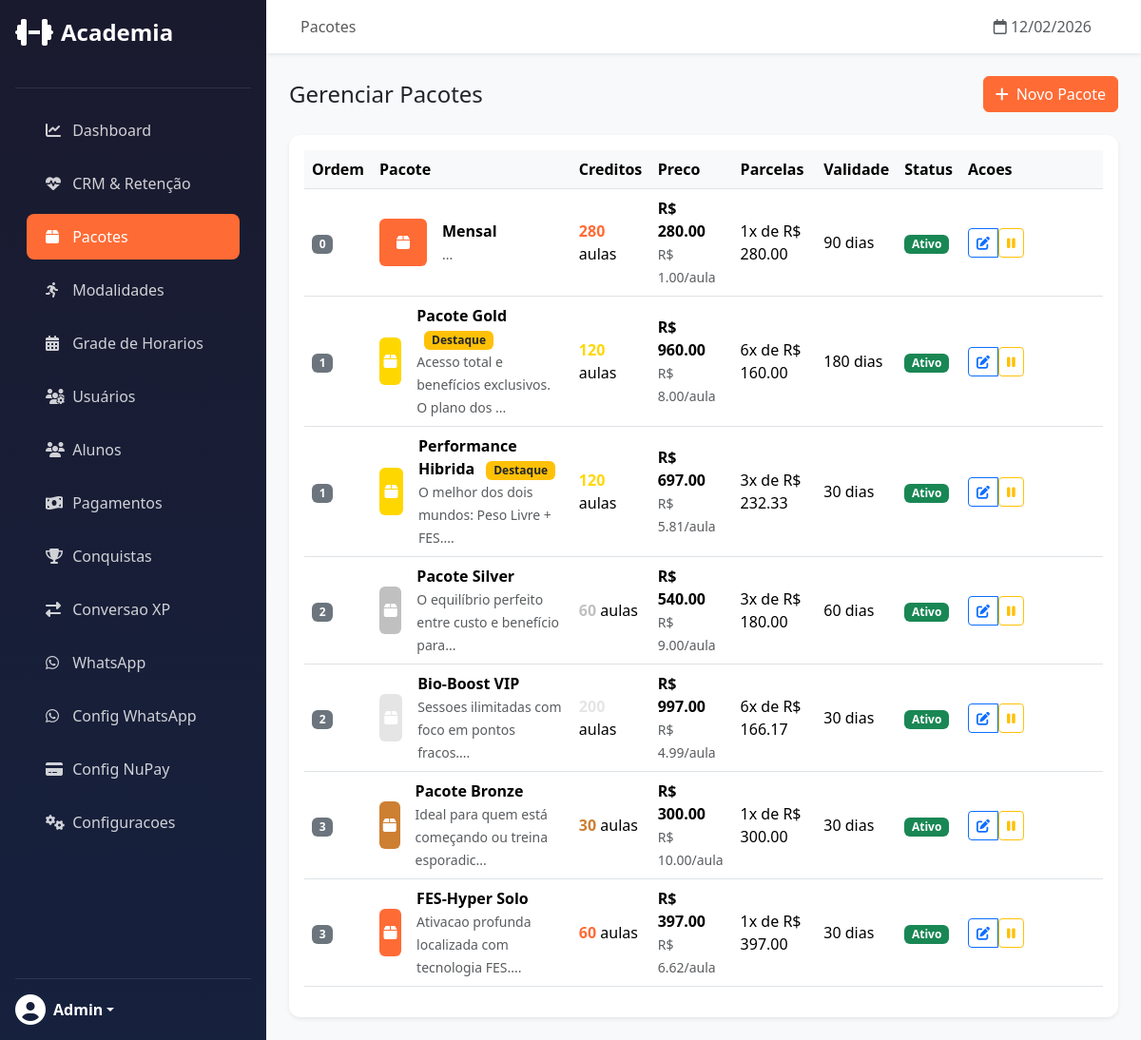
/admin/packages/ (signed in), run on the app's committed database.
### app/models/user.py (models this page shows, shortened)
class User(UserMixin, db.Model):
    __tablename__ = 'users'
    id = db.Column(db.Integer, primary_key=True)
    name = db.Column(db.String(100), nullable=False)
    email = db.Column(db.String(120), unique=True, nullable=False)
    phone = db.Column(db.String(20), nullable=False)
    password_hash = db.Column(db.String(256), nullable=False)
    cpf = db.Column(db.String(14), nullable=True)  # Formato: 123.456.789-00
    gender = db.Column(db.Enum(Gender), nullable=True)
    role = db.Column(db.String(20), default='student')
    xp = db.Column(db.Integer, default=0)  # XP total historico (para ranking)
    level = db.Column(db.Integer, default=1)
    xp_available = db.Column(db.Integer, default=0)  # XP disponivel para conversao (janela 3 meses)
    credits_balance = db.Column(db.Integer, default=0)  # Total de creditos ativos (wallets)
    face_encoding = db.Column(db.LargeBinary, nullable=True)
    face_encoding_version = db.Column(db.String(10), default='v1')
    face_registered_at = db.Column(db.DateTime, nullable=True)
    face_last_recognized = db.Column(db.DateTime, nullable=True)
    face_confidence_threshold = db.Column(db.Float, default=0.6)
    photo_url = db.Column(db.String(255))
    professional_type = db.Column(db.Enum(ProfessionalType), nullable=True)
    base_commission_rate = db.Column(db.Numeric(5, 2), nullable=True)
    is_active = db.Column(db.Boolean, default=True)
    created_at = db.Column(db.DateTime, default=datetime.utcnow)
    updated_at = db.Column(db.DateTime, default=datetime.utcnow, onupdate=datetime.utcnow)
    last_login = db.Column(db.DateTime)

### app/models/package.py (models this page shows, shortened)
class Package(db.Model):
    __tablename__ = 'packages'
    id = db.Column(db.Integer, primary_key=True)
    name = db.Column(db.String(100), nullable=False)
    description = db.Column(db.Text)
    credits = db.Column(db.Integer, nullable=False)
    price = db.Column(db.Numeric(10, 2), nullable=False)
    installments = db.Column(db.Integer, default=1)  # Quantas parcelas
    installment_price = db.Column(db.Numeric(10, 2))  # Preco por parcela
    validity_days = db.Column(db.Integer, nullable=False)  # Ex: 90 dias
    photo_url = db.Column(db.String(255))
    color = db.Column(db.String(7), default='#FF6B35')
    is_featured = db.Column(db.Boolean, default=False)  # Destaque
    display_order = db.Column(db.Integer, default=0)
    badge = db.Column(db.String(50))  # Ex: "MAIS VENDIDO", "NOVO"
    extra_benefits = db.Column(db.JSON)  # Ex: ["Toalha gratis", "Garrafinha"]
    is_recurring = db.Column(db.Boolean, default=False)  # Se é pacote recorrente
    recurring_interval_days = db.Column(db.Integer, default=30)  # Intervalo entre cobranças
    welcome_xp_bonus = db.Column(db.Integer, default=0)  # Bônus XP na primeira compra
    is_active = db.Column(db.Boolean, default=True)
    created_at = db.Column(db.DateTime, default=datetime.utcnow)
    updated_at = db.Column(db.DateTime, default=datetime.utcnow, onupdate=datetime.utcnow)
    subscriptions = db.relationship('Subscription', backref='package', lazy=True)
    @property
    def price_per_credit(self):
        return float(self.price) / self.credits

### app/routes/admin/packages.py (the view)
@packages_bp.route('/')
@login_required
@admin_required
def list_packages():
    packages = Package.query.order_by(Package.display_order, Package.id).all()
    return render_template('admin/packages/list.html', packages=packages)

### app/routes/admin/dashboard.py (called while the page is built)
def admin_required(f):
    @wraps(f)
    def decorated_function(*args, **kwargs):
        if not current_user.is_authenticated or current_user.role != 'admin':
            abort(403)
        return f(*args, **kwargs)
    return decorated_function

### app/templates/admin/packages/list.html (shortened to what this page needs)
{% extends "admin/base.html" %}
{% block page_title %}Pacotes{% endblock %}
{% block content %}
<div class="d-flex justify-content-between align-items-center mb-4">
    <h4 class="mb-0">Gerenciar Pacotes</h4>
    <a href="{{ url_for('admin_packages.create_package') }}" class="btn btn-primary">
        <i class="fas fa-plus me-2"></i>Novo Pacote
    </a>
</div>
<div class="card">
    <div class="card-body">
        {% if packages %}
        <div class="table-responsive">
            <table class="table table-hover align-middle">
                <thead>
                    <tr>
                        <th style="width: 60px;">Ordem</th>
                        <th>Pacote</th>
                        <th>Creditos</th>
                        <th>Preco</th>
                        <th>Parcelas</th>
                        <th>Validade</th>
                        <th>Status</th>
                        <th style="width: 150px;">Acoes</th>
                    </tr>
                </thead>
                <tbody>
                    {% for package in packages %}
                    <tr class="{{ 'table-secondary' if not package.is_active }}">
                        <td>
                            <span class="badge bg-secondary">{{ package.display_order }}</span>
                        </td>
                        <td>
                            <div class="d-flex align-items-center">
                                {% if package.photo_url %}
                                <img src="{{ url_for('static', filename='uploads/packages/' + package.photo_url) }}"
                                     class="rounded me-3" style="width: 50px; height: 50px; object-fit: cover;">
                                {% else %}
                                <div class="rounded me-3 d-flex align-items-center justify-content-center"
                                     style="width: 50px; height: 50px; background-color: {{ package.color }};">
                                    <i class="fas fa-box text-white"></i>
                                </div>
                                {% endif %}
                                <div>
                                    <strong>{{ package.name }}</strong>
                                    {% if package.is_featured %}
                                    <span class="badge bg-warning text-dark ms-2">Destaque</span>
                                    {% endif %}
                                    <br>
                                    <small class="text-muted">{{ package.description[:50] }}...</small>
                                </div>
                            </div>
                        </td>
                        <td>
                            <span class="fw-bold" style="color: {{ package.color }};">{{ package.credits }}</span> aulas
                        </td>
                        <td>
                            <strong>R$ {{ "%.2f"|format(package.price) }}</strong>
                            <br>
                            <small class="text-muted">R$ {{ "%.2f"|format(package.price_per_credit) }}/aula</small>
                        </td>
                        <td>
                            {{ package.installments }}x de R$ {{ "%.2f"|format(package.installment_price) }}
                        </td>
                        <td>{{ package.validity_days }} dias</td>
                        <td>
                            {% if package.is_active %}
                            <span class="badge bg-success">Ativo</span>
                            {% else %}
                            <span class="badge bg-secondary">Inativo</span>
                            {% endif %}
                        </td>
                        <td>
                            <div class="btn-group">
                                <a href="{{ url_for('admin_packages.edit_package', id=package.id) }}"
                                   class="btn btn-sm btn-outline-primary" title="Editar">
                                    <i class="fas fa-edit"></i>
                                </a>
                                <form action="{{ url_for('admin_packages.toggle_package', id=package.id) }}"
                                      method="POST" class="d-inline">
                                    <button type="submit" class="btn btn-sm btn-outline-{{ 'warning' if package.is_active else 'success' }}"
                                            title="{{ 'Desativar' if package.is_active else 'Ativar' }}">
                                        <i class="fas fa-{{ 'pause' if package.is_active else 'play' }}"></i>
                                    </button>
                                </form>
                            </div>
                        </td>
                    </tr>
                    {% endfor %}
                </tbody>
            </table>
        </div>
        {% endif %}
    </div>
</div>
{% endblock %}

### app/templates/admin/base.html (shortened to what this page needs)
{% extends "base.html" %}
{% block body %}
<div class="d-flex">
    <nav class="sidebar d-flex flex-column p-3" style="width: 280px;">
        <a href="{{ url_for('admin.dashboard') }}"
            class="d-flex align-items-center mb-4 text-white text-decoration-none">
            <i class="fas fa-dumbbell fa-2x me-2"></i>
            <span class="fs-4 fw-bold">Academia</span>
        </a>
        <hr class="border-secondary">
        <ul class="nav nav-pills flex-column mb-auto">
            <li class="nav-item">
                <a href="{{ url_for('admin.dashboard') }}"
                    class="nav-link {% if request.endpoint == 'admin.dashboard' %}active{% endif %}">
                    <i class="fas fa-chart-line"></i> Dashboard
                </a>
            </li>
            <li class="nav-item">
                <a href="{{ url_for('crm.dashboard') }}"
                    class="nav-link {% if 'crm' in request.endpoint %}active{% endif %}">
                    <i class="fas fa-heartbeat"></i> CRM & Retenção
                </a>
            </li>
            <li class="nav-item">
                <a href="{{ url_for('admin_packages.list_packages') }}"
                    class="nav-link {% if 'packages' in request.endpoint %}active{% endif %}">
                    <i class="fas fa-box"></i> Pacotes
                </a>
            </li>
            <li class="nav-item">
                <a href="{{ url_for('admin_modalities.list_modalities') }}"
                    class="nav-link {% if 'modalities' in request.endpoint %}active{% endif %}">
                    <i class="fas fa-running"></i> Modalidades
                </a>
            </li>
            <li class="nav-item">
                <a href="{{ url_for('admin_schedules.list_schedules') }}"
                    class="nav-link {% if 'schedules' in request.endpoint %}active{% endif %}">
                    <i class="fas fa-calendar-alt"></i> Grade de Horarios
                </a>
            </li>
            <li class="nav-item">
                <a href="{{ url_for('admin_users.list_users') }}"
                    class="nav-link {% if 'users' in request.endpoint %}active{% endif %}">
                    <i class="fas fa-users-cog"></i> Usuários
                </a>
            </li>
            <li class="nav-item">
                <a href="{{ url_for('admin_users.list_users', role='student') }}"
                    class="nav-link {% if 'users' in request.endpoint and request.args.get('role') == 'student' %}active{% endif %}">
                    <i class="fas fa-users"></i> Alunos
                </a>
            </li>
            <li class="nav-item">
                <a href="{{ url_for('admin_payments.pending_payments') }}"
                    class="nav-link {% if 'payments' in request.endpoint %}active{% endif %}">
                    <i class="fas fa-money-bill-wave"></i> Pagamentos
                </a>
            </li>
            <li class="nav-item">
                <a href="{{ url_for('admin_achievements.list_achievements') }}"
                    class="nav-link {% if 'achievements' in request.endpoint %}active{% endif %}">
                    <i class="fas fa-trophy"></i> Conquistas
                </a>
            </li>
            <li class="nav-item">
                <a href="{{ url_for('admin_conversion_rules.list_rules') }}"
                    class="nav-link {% if 'conversion_rules' in request.endpoint %}active{% endif %}">
                    <i class="fas fa-exchange-alt"></i> Conversao XP
                </a>
            </li>
            <li class="nav-item">
                <a href="{{ url_for('admin_whatsapp.list_templates') }}"
                    class="nav-link {% if 'whatsapp' in request.endpoint and 'megaapi' not in request.endpoint %}active{% endif %}">
                    <i class="fab fa-whatsapp"></i> WhatsApp
                </a>
            </li>
            <li class="nav-item">
                <a href="{{ url_for('admin_megaapi.settings') }}"
                    class="nav-link {% if 'megaapi' in request.endpoint %}active{% endif %}">
                    <i class="fab fa-whatsapp"></i> Config WhatsApp
                </a>
            </li>
            <li class="nav-item">
                <a href="{{ url_for('admin_nupay.settings') }}"
                    class="nav-link {% if 'nupay' in request.endpoint %}active{% endif %}">
                    <i class="fas fa-credit-card"></i> Config NuPay
                </a>
            </li>
            <li class="nav-item">
                <a href="{{ url_for('admin_settings.index') }}"
                    class="nav-link {% if 'settings' in request.endpoint and 'megaapi' not in request.endpoint %}active{% endif %}">
                    <i class="fas fa-cogs"></i> Configuracoes
                </a>
            </li>
        </ul>
        <hr class="border-secondary">
        <div class="dropdown">
            <a href="#" class="d-flex align-items-center text-white text-decoration-none dropdown-toggle"
                data-bs-toggle="dropdown">
                <i class="fas fa-user-circle fa-2x me-2"></i>
                <strong>{{ current_user.name }}</strong>
            </a>
        </div>
    </nav>
    <main class="main-content flex-grow-1">
        <nav class="navbar navbar-expand-lg navbar-light bg-white shadow-sm px-4">
            <div class="container-fluid">
                <span class="navbar-text">
                    {% block page_title %}Dashboard{% endblock %}
                </span>
                <div class="d-flex align-items-center">
                    <span class="text-muted me-3">
                        <i class="far fa-calendar"></i> {{ now().strftime('%d/%m/%Y') }}
                    </span>
                </div>
            </div>
        </nav>
        <div class="p-4">
            {% block content %}{% endblock %}
        </div>
    </main>
</div>
{% endblock %}

### app/templates/admin/base.html (style rules this page uses)
.sidebar { min-height: 100vh; background: linear-gradient(180deg, #1a1a2e 0%, #16213e 100%); }
.sidebar .nav-link { color: rgba(255, 255, 255, 0.8); padding: 12px 20px; border-radius: 8px; margin: 4px 12px; transition: all 0.3s; }
.sidebar .nav-link.active { background: var(--primary-color); color: #fff; }
.sidebar .nav-link i { width: 24px; }
.main-content { background-color: #f8f9fa; min-height: 100vh; }
.card { border: none; box-shadow: 0 0.125rem 0.25rem rgba(0, 0, 0, 0.075); border-radius: 12px; }
.table th { font-weight: 600; background-color: #f8f9fa; }

### app/templates/base.html (style rules this page uses)
:root { --primary-color: #FF6B35; --secondary-color: #004E89; }
body { min-height: 100vh; display: flex; flex-direction: column; }
.btn-primary { background-color: var(--primary-color); border-color: var(--primary-color); }
main { flex: 1; }

### data on the page
User: name "Admin"
Package: display_order "0", name "Mensal", credits "280", price "280.00", price_per_credit "1.00", installments "1", installment_price "280.00", validity_days "90", is_active "Ativo"
Package: display_order "1", name "Pacote Gold", is_featured "Destaque", description "Acesso total e benefícios exclusivos. O plano dos", credits "120", price "960.00", price_per_credit "8.00", installments "6", installment_price "160.00", validity_days "180", is_active "Ativo"
Package: display_order "1", name "Performance Hibrida", is_featured "Destaque", description "O melhor dos dois mundos: Peso Livre + FES.", credits "120", price "697.00", price_per_credit "5.81", installments "3", installment_price "232.33", validity_days "30", is_active "Ativo"
Package: display_order "2", name "Pacote Silver", description "O equilíbrio perfeito entre custo e benefício para", credits "60", price "540.00", price_per_credit "9.00", installments "3", installment_price "180.00", validity_days "60", is_active "Ativo"
Package: display_order "2", name "Bio-Boost VIP", description "Sessoes ilimitadas com foco em pontos fracos.", credits "200", price "997.00", price_per_credit "4.99", installments "6", installment_price "166.17", validity_days "30", is_active "Ativo"
Package: display_order "3", name "Pacote Bronze", description "Ideal para quem está começando ou treina esporadic", credits "30", price "300.00", price_per_credit "10.00", installments "1", installment_price "300.00", validity_days "30", is_active "Ativo"
Package: display_order "3", name "FES-Hyper Solo", description "Ativacao profunda localizada com tecnologia FES.", credits "60", price "397.00", price_per_credit "6.62", installments "1", installment_price "397.00", validity_days "30", is_active "Ativo"
